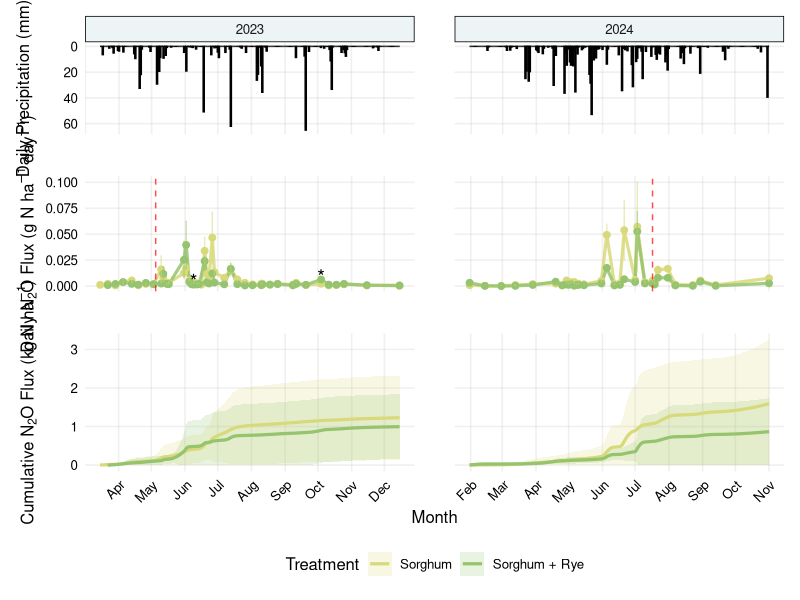
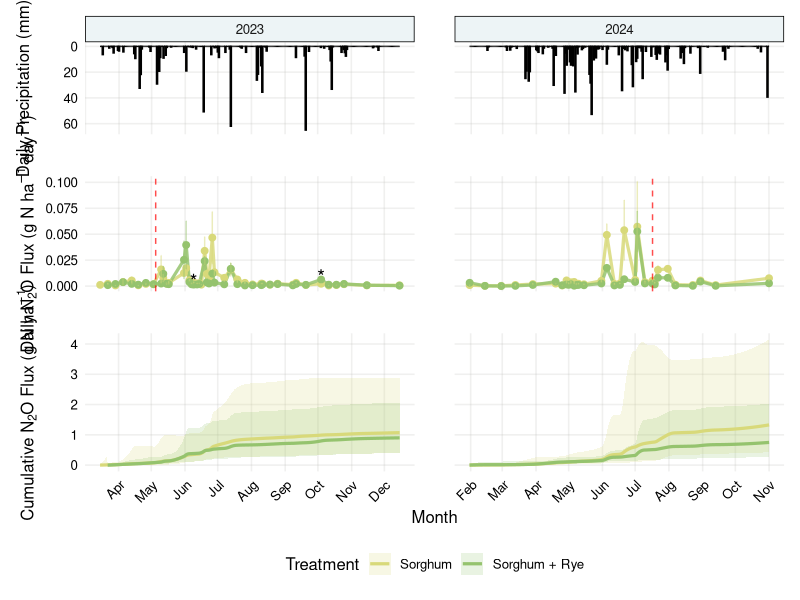
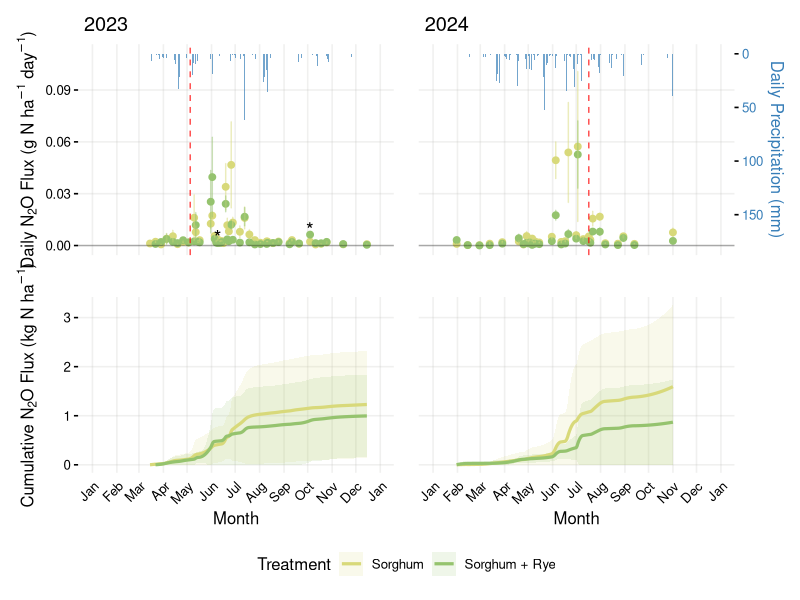
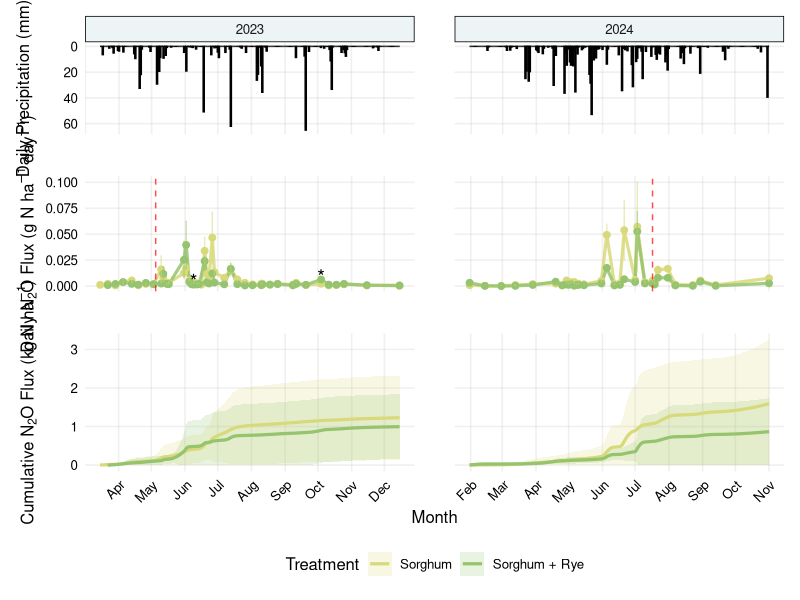
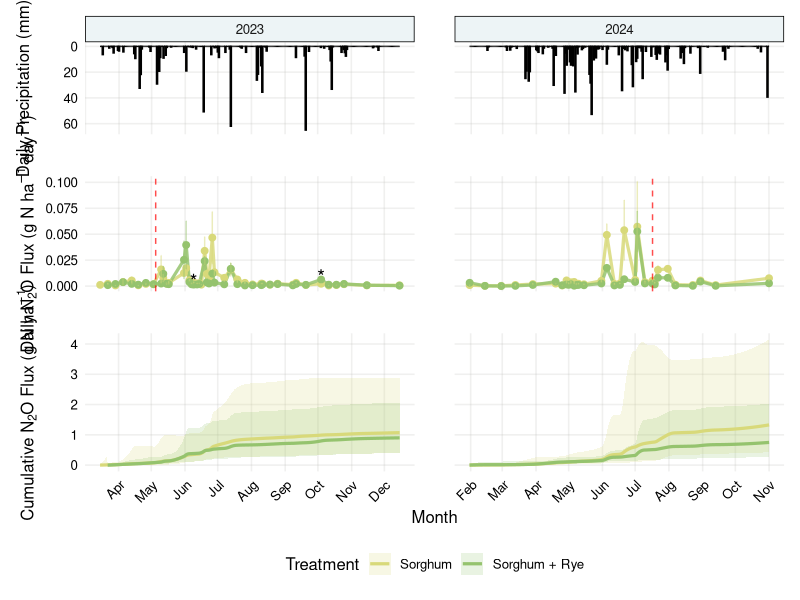
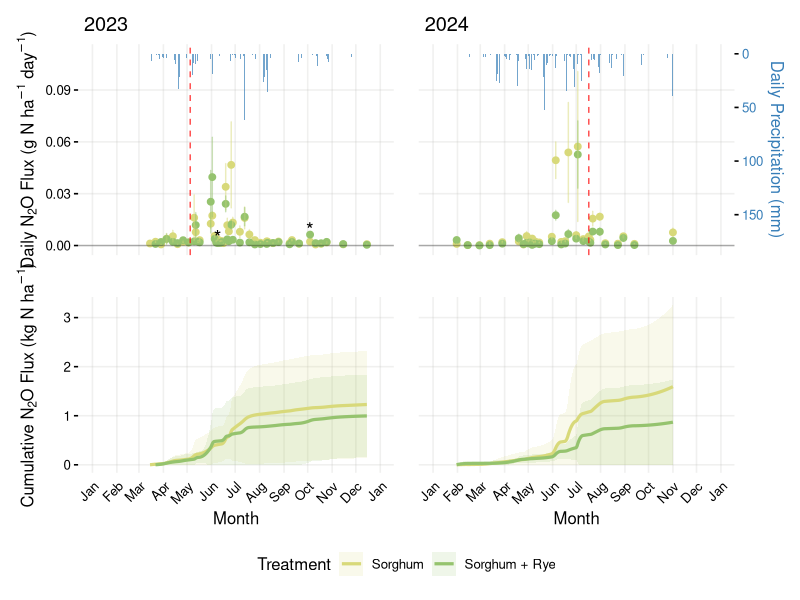

The R source for these figures, in order:
## ---- chunk 1
library(tidyverse)
library(lubridate)
library(patchwork)

# Custom theme and colors (mirrors Final_Figures_Tables.qmd)
theme_publication <- function(base_size = 12) {
  theme_minimal(base_size = base_size) +
    theme(
      panel.background = element_rect(fill = "#ffffffff", color = NA),
      plot.background = element_rect(fill = "#ffffffff", color = NA),
      panel.grid.major = element_line(color = alpha("#B7B5B3", 0.2)),
      panel.grid.minor = element_blank(),
      text = element_text(color = "#000000ff"),
      axis.text = element_text(color = "#000000ff"),
      strip.background = element_rect(fill = alpha("#A5CAD2", 0.2)),
      axis.text.x = element_text(angle = 45, hjust = 1),
      panel.spacing = unit(2, "lines")
    )
}

treatment_colors <- c(
  "Sorghum" = "#D8D97AFF",
  "Sorghum + Rye" = "#95C36EFF",
  "Corn" = "#74C8C3FF",
  "Soy" = "#0A2E57FF"
)

scale_color_treatments <- function() scale_color_manual(values = treatment_colors)
scale_fill_treatments <- function() scale_fill_manual(values = treatment_colors)
## ---- chunk 2
flux_data <- read_csv("data/cleaned_flux_data.csv") %>%
  mutate(date = as.Date(date))

rain <- readxl::read_xlsx("data/rain/historical_rain.xlsx") %>%
  select(day, doy, precipmm) %>%
  mutate(date = as.Date(day), year = year(date))
## ---- chunk 3
# Treatment-level daily means and SE (as in original Figure 2)
daily_flux <- flux_data %>%
  filter(treatment %in% c("Sorghum", "Sorghum + Rye")) %>%
  mutate(Treatment = treatment, year = year(date)) %>%
  filter(year %in% c(2023, 2024)) %>%
  group_by(Treatment, year, date) %>%
  summarise(
    mean_flux = mean(gnha_day_no_negative, na.rm = TRUE) / 1000,
    se_flux   = sd(gnha_day_no_negative, na.rm = TRUE) /
      sqrt(sum(!is.na(gnha_day_no_negative))) / 1000,
    .groups = "drop"
  )

# Flux measurement window per year
flux_date_ranges <- daily_flux %>%
  group_by(year) %>%
  summarise(
    min_date = min(date, na.rm = TRUE),
    max_date = max(date, na.rm = TRUE),
    .groups = "drop"
  )

# Daily significance between treatments
# (retained for stylistic match to existing figure)
daily_significance <- flux_data %>%
  filter(treatment %in% c("Sorghum", "Sorghum + Rye")) %>%
  mutate(year = year(date)) %>%
  filter(year %in% c(2023, 2024)) %>%
  
  # --- STEP 1: Aggregate to Plot Level (Fixes Pseudoreplication) ---
  group_by(year, date, treatment, plot) %>%
  summarise(plot_mean_flux = mean(gnha_day_no_negative, na.rm = TRUE), 
            .groups = "drop") %>%
  
  # --- STEP 2: Run Non-Parametric Test on Plot Means ---
  group_by(year, date) %>%
  summarise(
    p_value = {
      # Extract vectors for the two treatments
      sorghum_vals <- plot_mean_flux[treatment == "Sorghum"]
      rye_vals     <- plot_mean_flux[treatment == "Sorghum + Rye"]
      
      # Clean NAs
      sorghum_vals <- sorghum_vals[!is.na(sorghum_vals)]
      rye_vals     <- rye_vals[!is.na(rye_vals)]
      
      # Require at least 3 plots per treatment to run the test
      if (length(sorghum_vals) >= 3 && length(rye_vals) >= 3) {
        
        # Use Wilcoxon Rank Sum test (Equivalent to Kruskal-Wallis for 2 groups)
        # exact=FALSE prevents warnings about ties
        tryCatch(wilcox.test(sorghum_vals, rye_vals, exact = FALSE)$p.value,
                 error = function(e) NA_real_)
        
      } else {
        NA_real_
      }
    },
    .groups = "drop"
  ) %>%
  mutate(
    significant = p_value < 0.05,
    star_label = ifelse(significant & !is.na(p_value), "*", "")
  )

# ALTERNATIVE: Run a separate LME for each day (slower, but safer assumptions)
daily_significance_lmer <- flux_data %>%
  filter(treatment %in% c("Sorghum", "Sorghum + Rye"), 
         year %in% c(2023, 2024)) %>%
  group_by(year, date) %>%
  nest() %>%
  mutate(model_results = map(data, function(df) {
    # Need enough data (e.g. >4 obs per treatment)
    if(nrow(df) < 8) return(NA)
    
    tryCatch({
      # Fit simple LME for just this day
      # Uses Row/Interrow variance correctly
      m <- lmer(log(gnha_day_no_negative + 0.01) ~ treatment + (1|plot), data = df)
      coef(summary(m))["treatmentSorghum + Rye", "Pr(>|t|)"]
    }, error = function(e) NA)
  })) %>%
  unnest(model_results) %>%
  rename(p_value = model_results) %>%
  mutate(star_label = ifelse(p_value < 0.05, "*", ""))

max_flux_by_date <- daily_flux %>%
  group_by(year, date) %>%
  summarise(max_flux = max(mean_flux + se_flux, na.rm = TRUE), .groups = "drop")

star_data <- daily_significance %>%
  left_join(max_flux_by_date, by = c("year", "date")) %>%
  filter(star_label == "*") %>%
  mutate(star_y = max_flux * 1.1)

star_data_lmer <- daily_significance_lmer %>%
  left_join(max_flux_by_date, by = c("year", "date")) %>%
  filter(star_label == "*") %>%
  mutate(star_y = max_flux * 1.1)
## ---- chunk 4
# Plot-level daily flux (averaging row/interrow within plot)
daily_flux_plot_level <- flux_data %>%
  filter(treatment %in% c("Sorghum", "Sorghum + Rye")) %>%
  mutate(Treatment = treatment, year = year(date)) %>%
  filter(year %in% c(2023, 2024)) %>%
  group_by(Treatment, year, plot, date) %>%
  summarise(daily_flux = mean(gnha_day_no_negative, na.rm = TRUE) / 1000,
            .groups = "drop")

# Interpolate and accumulate per plot
cum_flux_plot_level <- daily_flux_plot_level %>%
  arrange(Treatment, year, plot, date) %>%
  group_by(Treatment, year, plot) %>%
  group_modify(~ {
    df <- .x %>%
      complete(date = seq(min(date), max(date), by = "day")) %>%
      arrange(date)

    non_na <- !is.na(df$daily_flux)
    if (sum(non_na) == 0) return(tibble())

    flux_interp <- if (sum(non_na) >= 2) {
      approx(
        x = df$date[non_na],
        y = df$daily_flux[non_na],
        xout = df$date,
        rule = 1,
        ties = "ordered"
      )$y
    } else {
      rep(df$daily_flux[non_na][1], nrow(df))
    }

    df %>%
      mutate(
        flux_interp = flux_interp,
        cum_flux = cumsum(flux_interp)
      ) %>%
      filter(!is.na(flux_interp))
  }) %>%
  ungroup()

# Summarize between plots for ribbons
cum_flux_summary <- cum_flux_plot_level %>%
  group_by(Treatment, year, date) %>%
  summarise(
    cum_flux_mean = mean(cum_flux, na.rm = TRUE),
    cum_flux_sd   = sd(cum_flux, na.rm = TRUE),
    n_plots       = dplyr::n(),
    cum_flux_se   = cum_flux_sd / sqrt(n_plots),
    t_crit        = ifelse(n_plots > 1, qt(0.975, df = n_plots - 1), NA_real_),
    cum_flux_ci   = t_crit * cum_flux_se,
    .groups = "drop"
  )

# Better Cumulative Summary using Geometric Means
cum_flux_summary_log <- cum_flux_plot_level %>%
  group_by(Treatment, year, date) %>%
  summarise(
    # 1. Calculate Mean and SE in Log Space
    # (Add small offset if you have true zeros, though cumulative is usually >0)
    log_mean = mean(log(cum_flux), na.rm = TRUE),
    log_se   = sd(log(cum_flux), na.rm = TRUE) / sqrt(n()),
    n        = n(),
    
    # 2. Calculate CI in Log Space
    t_crit       = qt(0.975, df = n - 1),
    log_lower_ci = log_mean - (t_crit * log_se),
    log_upper_ci = log_mean + (t_crit * log_se),
    
    # 3. Back-transform to Real Units (Geometric Mean & CI)
    geo_mean  = exp(log_mean),
    geo_lower = exp(log_lower_ci),
    geo_upper = exp(log_upper_ci),
    
    .groups = "drop"
  )
## ---- chunk 5
# Precipitation trimmed to flux sampling window
daily_precip_trimmed <- rain %>%
  transmute(date, year, precipmm) %>%
  filter(year %in% c(2023, 2024)) %>%
  left_join(flux_date_ranges, by = "year") %>%
  filter(date >= min_date, date <= max_date) %>%
  select(date, year, precipmm)

fert_events <- tibble(
  year = c(2023, 2024),
  fertilizer_date = as.Date(c("2023-05-05", "2024-07-17"))
)

# Precipitation panel
precip_plot <- ggplot(daily_precip_trimmed, aes(x = date, y = precipmm)) +
  geom_col(fill = "#000000ff", color = "black", width = 1) +
  scale_x_date(date_breaks = "1 month", date_labels = "%b") +
  scale_y_reverse(name = "Daily Precipitation (mm)") +
  facet_wrap(~year, nrow = 1, scales = "free_x") +
  theme_publication() +
  theme(
    axis.text.x = element_blank(),
    axis.ticks.x = element_blank()
  ) +
  labs(x = "")

# Daily flux panel
daily_flux_plot <- ggplot(daily_flux, aes(x = date, y = mean_flux, color = Treatment)) +
  geom_line(linewidth = 1.1, alpha = 0.85) +
  geom_point(size = 2) +
  geom_errorbar(aes(ymin = mean_flux - se_flux, ymax = mean_flux + se_flux),
                width = 0.2, alpha = 0.5) +
  geom_vline(data = fert_events,
             aes(xintercept = as.numeric(fertilizer_date)),
             linetype = "dashed", color = "red", alpha = 0.7, inherit.aes = FALSE) +
  geom_text(data = star_data,
            aes(x = date, y = star_y, label = star_label),
            color = "black", size = 5, inherit.aes = FALSE) +
  scale_color_treatments() +
  scale_x_date(date_breaks = "1 month", date_labels = "%b") +
  labs(y = expression("Daily N"[2]*"O Flux (g N ha"^-1*" day"^-1*")"),
       color = "Treatment") +
  facet_wrap(~year, nrow = 1, scales = "free_x") +
  theme_publication() +
  theme(
    axis.text.x = element_blank(),
    axis.ticks.x = element_blank(),
    strip.text = element_blank(),
    legend.position = "none"
  ) +
  labs(x = "")

# Daily flux panel_lmer
daily_flux_plot_lmer <- ggplot(daily_flux, aes(x = date, y = mean_flux, color = Treatment)) +
  geom_line(linewidth = 1.1, alpha = 0.85) +
  geom_point(size = 2) +
  geom_errorbar(aes(ymin = mean_flux - se_flux, ymax = mean_flux + se_flux),
                width = 0.2, alpha = 0.5) +
  geom_vline(data = fert_events,
             aes(xintercept = as.numeric(fertilizer_date)),
             linetype = "dashed", color = "red", alpha = 0.7, inherit.aes = FALSE) +
  geom_text(data = star_data,
            aes(x = date, y = star_y, label = star_label),
            color = "black", size = 5, inherit.aes = FALSE) +
  scale_color_treatments() +
  scale_x_date(date_breaks = "1 month", date_labels = "%b") +
  labs(y = expression("Daily N"[2]*"O Flux (g N ha"^-1*" day"^-1*")"),
       color = "Treatment") +
  facet_wrap(~year, nrow = 1, scales = "free_x") +
  theme_publication() +
  theme(
    axis.text.x = element_blank(),
    axis.ticks.x = element_blank(),
    strip.text = element_blank(),
    legend.position = "none"
  ) +
  labs(x = "")
# New cumulative flux panel with plot-level CI
cumulative_flux_plot <- ggplot(cum_flux_summary,
                               aes(x = date, y = cum_flux_mean,
                                   color = Treatment, fill = Treatment)) +
  geom_ribbon(aes(ymin = pmax(cum_flux_mean - cum_flux_ci, 0),
                  ymax = cum_flux_mean + cum_flux_ci),
              alpha = 0.2, linewidth = 0) +
  geom_line(linewidth = 1.1) +
  scale_color_treatments() +
  scale_fill_treatments() +
  scale_x_date(date_breaks = "1 month", date_labels = "%b") +
  labs(x = "Month",
       y = expression("Cumulative N"[2]*"O Flux (kg N ha"^-1*")"),
       color = "Treatment", fill = "Treatment") +
  facet_wrap(~year, nrow = 1, scales = "free_x") +
  theme_publication() +
  theme(
    strip.text = element_blank(),
    legend.position = "bottom",
    legend.direction = "horizontal",
    strip.background = element_rect(fill = alpha("#A5CAD2", 0.2)),
    panel.spacing = unit(2, "lines")
  )

figure2_plotlevel <- (precip_plot / daily_flux_plot / cumulative_flux_plot) +
  patchwork::plot_layout(heights = c(0.8, 1, 1.2))

figure2_plotlevel

# Better Cumulative Summary using Geometric Means
cum_flux_summary_log <- cum_flux_plot_level %>%
  group_by(Treatment, year, date) %>%
  summarise(
    # 1. Calculate Mean and SE in Log Space
    # (Add small offset if you have true zeros, though cumulative is usually >0)
    log_mean = mean(log(cum_flux), na.rm = TRUE),
    log_se   = sd(log(cum_flux), na.rm = TRUE) / sqrt(n()),
    n        = n(),
    
    # 2. Calculate CI in Log Space
    t_crit       = qt(0.975, df = n - 1),
    log_lower_ci = log_mean - (t_crit * log_se),
    log_upper_ci = log_mean + (t_crit * log_se),
    
    # 3. Back-transform to Real Units (Geometric Mean & CI)
    geo_mean  = exp(log_mean),
    geo_lower = exp(log_lower_ci),
    geo_upper = exp(log_upper_ci),
    
    .groups = "drop"
  )

# Plotting
cummulative_flux_plot_log <- ggplot(cum_flux_summary_log, aes(x = date, y = geo_mean, fill = Treatment)) +
  # The ribbon will now be asymmetric and naturally avoid 0
  geom_ribbon(aes(ymin = geo_lower, ymax = geo_upper), alpha = 0.2) + 
  geom_line(aes(color = Treatment), linewidth = 1.1) +
  scale_color_treatments() +
  scale_fill_treatments() +
  scale_x_date(date_breaks = "1 month", date_labels = "%b") +
  labs(x = "Month",
       y = expression("Cumulative N"[2]*"O Flux (g N ha"^-1*")"),
       color = "Treatment", fill = "Treatment") +
  facet_wrap(~year, nrow = 1, scales = "free_x") +
  theme_publication() +
  theme(
    strip.text = element_blank(),
    legend.position = "bottom",
    legend.direction = "horizontal",
    strip.background = element_rect(fill = alpha("#A5CAD2", 0.2)),
    panel.spacing = unit(2, "lines")
  )

figure2_plotlevel_log <- (precip_plot / daily_flux_plot / cummulative_flux_plot_log) +
  patchwork::plot_layout(heights = c(0.8, 1, 1.2))

figure2_plotlevel_log
## ---- chunk 6
#| label: fig-n2o-flux-dual-axis-plotlevel
#| fig-cap: "Daily and cumulative N2O flux with precipitation on dual axes (plot-level CI style)"
#| fig-width: 10
#| fig-height: 8

# Global limits for consistent scaling across panels (reuses existing calculations)
global_max_flux <- max(daily_flux$mean_flux + daily_flux$se_flux, na.rm = TRUE)
global_max_precip <- max(daily_precip_trimmed$precipmm, na.rm = TRUE)
global_max_cum_flux <- max(cum_flux_summary$cum_flux_mean + cum_flux_summary$cum_flux_ci, na.rm = TRUE)

# Scale precipitation so bars "rain down" from the top of the flux axis
global_precip_scale_factor <- global_max_flux * 0.4 / global_max_precip
global_plot_top <- global_max_flux * 1.1

create_dual_axis_plot <- function(year_val, is_right_panel = FALSE) {
  flux_year <- daily_flux %>% filter(year == year_val)
  precip_year <- daily_precip_trimmed %>% filter(year == year_val)
  star_year <- star_data %>% filter(year == year_val)
  fert_year <- fert_events %>% filter(year == year_val)
  cum_flux_year <- cum_flux_summary %>% filter(year == year_val)

  # Full-year limits to align x-axes
  year_start <- as.Date(sprintf("%d-01-01", year_val))
  year_end   <- as.Date(sprintf("%d-12-31", year_val))

  daily_plot <- ggplot() +
    geom_rect(data = precip_year,
              aes(xmin = date - 0.5, xmax = date + 0.5,
                  ymin = global_plot_top - precipmm * global_precip_scale_factor, ymax = global_plot_top),
              fill = "#377EB8", alpha = 0.7) +
   # geom_line(data = flux_year,
   #           aes(x = date, y = mean_flux, color = Treatment),
   #           linewidth = 1.1, alpha = 0.85) +
    geom_point(data = flux_year,
               aes(x = date, y = mean_flux, color = Treatment),
               size = 2) +
    geom_errorbar(data = flux_year,
                  aes(x = date, ymin = mean_flux - se_flux, ymax = mean_flux + se_flux, color = Treatment),
                  width = 0.2, alpha = 0.5) +
    geom_vline(data = fert_year,
               aes(xintercept = as.numeric(fertilizer_date)),
               linetype = "dashed", color = "red", alpha = 0.7) +
    geom_text(data = star_year,
              aes(x = date, y = star_y, label = star_label),
              color = "black", size = 5) +
    scale_color_treatments() +
    guides(color = "none") +
    scale_x_date(date_breaks = "1 month", date_labels = "%b",
                 limits = c(year_start, year_end)) +
    scale_y_continuous(
      name = if (!is_right_panel) expression("Daily N"[2]*"O Flux (g N ha"^-1*" day"^-1*")") else "",
      limits = c(0, global_plot_top),
      sec.axis = sec_axis(~ (global_plot_top - .) / global_precip_scale_factor,
                          name = if (is_right_panel) "Daily Precipitation (mm)" else "")
    ) +
    theme_publication() +
    theme(
      legend.position = "none",
      axis.text.x = element_blank(),
      axis.ticks.x = element_blank(),
      axis.text.y = if (is_right_panel) element_blank() else element_text(),
      axis.ticks.y = if (is_right_panel) element_blank() else element_line(),
      axis.title.y = if (is_right_panel) element_blank() else element_text(),
      axis.text.y.right = if (is_right_panel) element_text(color = "#377EB8") else element_blank(),
      axis.ticks.y.right = if (is_right_panel) element_line() else element_blank(),
      axis.title.y.right = if (is_right_panel) element_text(color = "#377EB8") else element_blank()
    ) +
    labs(title = paste("", year_val), x = "") +
    geom_hline(yintercept = 0, linetype = "solid", alpha = 0.3)

  cumulative_plot <- ggplot(cum_flux_year,
                            aes(x = date, y = cum_flux_mean, color = Treatment, fill = Treatment)) +
    geom_ribbon(aes(ymin = pmax(cum_flux_mean - cum_flux_ci, 0),
                    ymax = cum_flux_mean + cum_flux_ci),
                alpha = 0.15, linewidth = 0) +
    geom_line(linewidth = 1.1) +
    scale_color_treatments() +
    scale_fill_treatments() +
    scale_x_date(date_breaks = "1 month", date_labels = "%b",
                 limits = c(year_start, year_end)) +
    scale_y_continuous(
      name = if (!is_right_panel) expression("Cumulative N"[2]*"O Flux (kg N ha"^-1*")") else "",
      limits = c(0, global_max_cum_flux)
    ) +
    labs(x = "Month") +
    theme_publication() +
    theme(
      legend.position = "none",
      axis.text.y = if (is_right_panel) element_blank() else element_text(),
      axis.ticks.y = if (is_right_panel) element_blank() else element_line(),
      axis.title.y = if (is_right_panel) element_blank() else element_text()
    )

  (daily_plot / cumulative_plot) +
    patchwork::plot_layout(heights = c(1.2, 1))
}

plot_2023 <- create_dual_axis_plot(2023, is_right_panel = FALSE)
plot_2024 <- create_dual_axis_plot(2024, is_right_panel = TRUE)

figure2_dual_axis_plotlevel <- (plot_2023 | plot_2024) +
  plot_layout(guides = "collect") &
  theme(legend.position = "bottom",
        legend.justification = "center",
        legend.box.just = "center")

figure2_dual_axis_plotlevel
## ---- chunk 7
ggsave(
  filename = "figures/figure2_flux_precip_cumulative_2023_2024_plotlevelCI.png",
  plot     = figure2_plotlevel,
  width    = 174,
  height   = 174,
  units    = "mm",
  dpi      = 600,
  bg       = "white"
)

ggsave(
  filename = "figures/figure2_flux_precip_cumulative_2023_2024_plotlevelCI_log.png",
  plot     = figure2_plotlevel_log,
  width    = 174,
  height   = 174,
  units    = "mm",
  dpi      = 600,
  bg       = "white"
)

ggsave(
  filename = "figures/figure2_flux_precip_cumulative_2023_2024_plotlevelCI_dualaxis.png",
  plot     = figure2_dual_axis_plotlevel,
  width    = 174,
  height   = 234,
  units    = "mm",
  dpi      = 600,
  bg       = "white"
)
